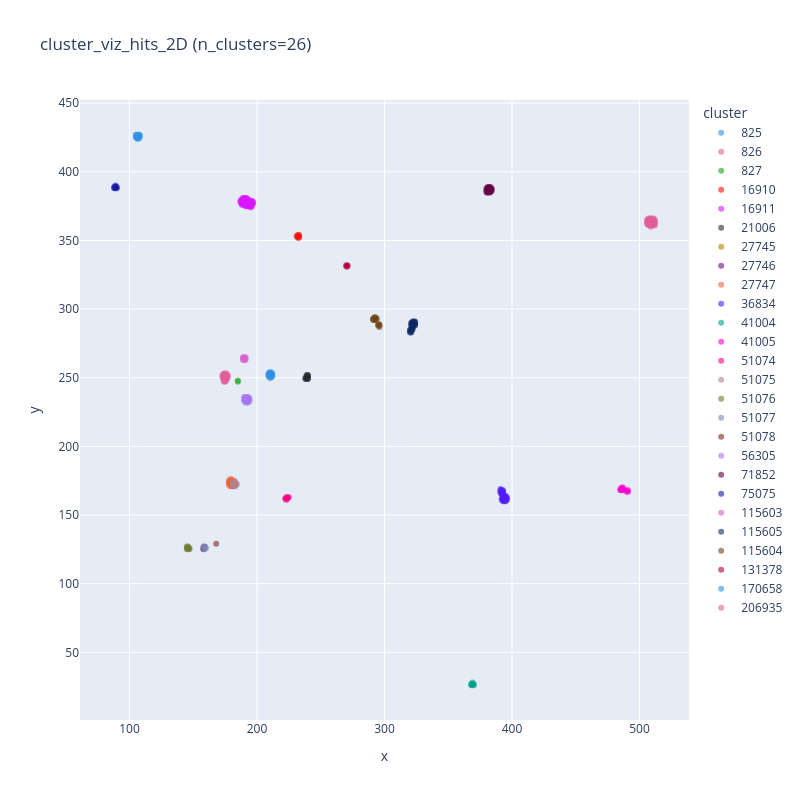
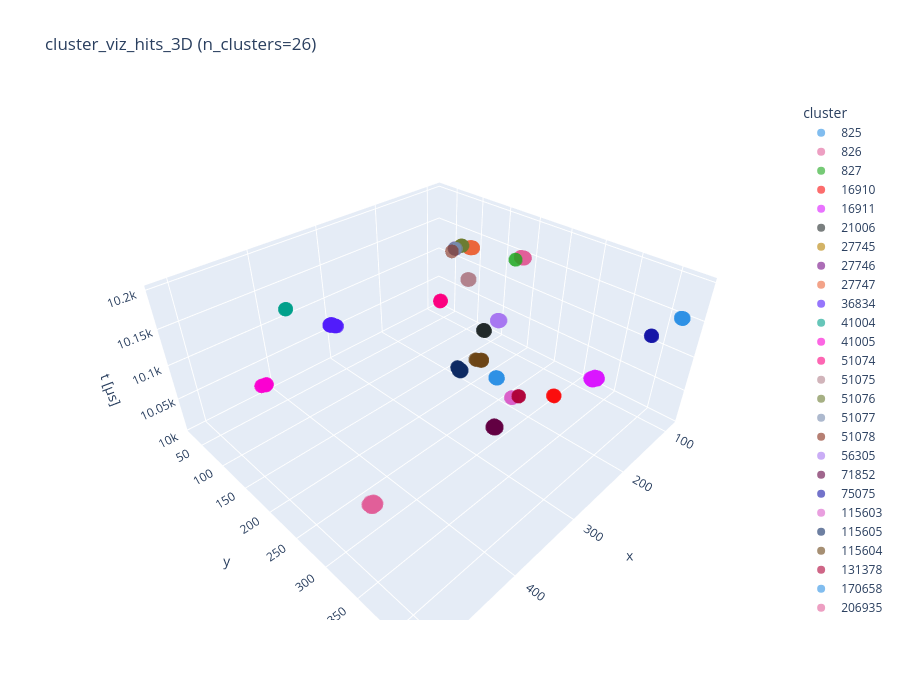

Write notebook code for charts like these, in order.
### Code cell
# detect cluster field and call visualize_clusters
# import numpy as np

print("neutrons fields:", neutrons.dtype.names)
print("hits fields:", hits.dtype.names)

if 'cluster_id' in neutrons.dtype.names:
    xplot = neutrons['x']
    yplot = neutrons['y']
    tplot = neutrons['tof'] if 'tof' in neutrons.dtype.names else (neutrons.get('timestamp', np.zeros(len(neutrons))))
    cluster_arr = neutrons['cluster_id']
    src = 'neutrons'
elif 'cluster_id' in hits.dtype.names:
    # use the sliced hit frame if available, otherwise all hits
    if 'slice_x' in globals() and len(slice_x) > 0:
        xplot = slice_x; yplot = slice_y; tplot = slice_t; cluster_arr = slice_cluster
    else:
        xplot = hits['x']; yplot = hits['y']; tplot = hits.get('timestamp', np.zeros(len(hits))); cluster_arr = hits['cluster_id']
    src = 'hits'
else:
    # fallback: assign one colour per neutron
    xplot = neutrons['x']; yplot = neutrons['y']
    tplot = neutrons['tof'] if 'tof' in neutrons.dtype.names else np.zeros(len(neutrons))
    cluster_arr = np.arange(len(neutrons))
    src = 'assigned index'

print(f"Using cluster IDs from: {src}; unique IDs: {np.unique(cluster_arr).size}")
out2d, out3d = visualize_clusters(xplot, yplot, tplot, cluster_arr,
                                  Pixel2mm=globals().get('Pixel2mm', 1),
                                  save_dir=globals().get('save_Fig_dir', '.'),
                                  prefix=f'cluster_viz_{src}')
print("Wrote:", out2d, out3d)

### Figure 1 — Plotly figure (JSON) as saved in the notebook; plotly's stock layout.template omitted (floating-point values rounded to 4 significant figures)
{"data": [{"hovertemplate": "cluster=825<br>x=%{x}<br>y=%{y}<extra></extra>", "legendgroup": "825", "marker": {"color": "#2E91E5", "opacity": 0.6, "symbol": "circle"}, "mode": "markers", "name": "825", "orientation": "v", "showlegend": true, "type": "scatter", "x": [211, 209, 212, 210, 209, 212, 210, 209, 212, 211, 211, 210, 210, 211, 211, 210], "xaxis": "x", "y": [254, 253, 253, 250, 251, 251, 254, 252, 252, 250, 253, 251, 253, 251, 252, 252], "yaxis": "y"}, {"hovertemplate": "cluster=826<br>x=%{x}<br>y=%{y}<extra></extra>", "legendgroup": "826", "marker": {"color": "#E15F99", "opacity": 0.6, "symbol": "circle"}, "mode": "markers", "name": "826", "orientation": "v", "showlegend": true, "type": "scatter", "x": [173, 174, 176, 173, 174, 177, 174, 173, 177, 175, 177, 174, 175, 176, 176, 174, 175, 176, 175, 174, 176, 174, 176, 175, 175, 175], "xaxis": "x", "y": [252, 253, 253, 250, 249, 250, 247, 251, 252, 253, 251, 250, 247, 252, 248, 252, 249, 249, 252, 248, 250, 251, 251, 248, 250, 251], "yaxis": "y"}, {"hovertemplate": "cluster=827<br>x=%{x}<br>y=%{y}<extra></extra>", "legendgroup": "827", "marker": {"color": "#1CA71C", "opacity": 0.6, "symbol": "circle"}, "mode": "markers", "name": "827", "orientation": "v", "showlegend": true, "type": "scatter", "x": [185, 185], "xaxis": "x", "y": [247, 248], "yaxis": "y"}, {"hovertemplate": "cluster=16910<br>x=%{x}<br>y=%{y}<extra></extra>", "legendgroup": "16910", "marker": {"color": "#FB0D0D", "opacity": 0.6, "symbol": "circle"}, "mode": "markers", "name": "16910", "orientation": "v", "showlegend": true, "type": "scatter", "x": [231, 233, 233, 232, 232, 233, 232], "xaxis": "x", "y": [353, 352, 354, 352, 354, 353, 353], "yaxis": "y"}, {"hovertemplate": "cluster=16911<br>x=%{x}<br>y=%{y}<extra></extra>", "legendgroup": "16911", "marker": {"color": "#DA16FF", "opacity": 0.6, "symbol": "circle"}, "mode": "markers", "name": "16911", "orientation": "v", "showlegend": true, "type": "scatter", "x": [197, 195, 193, 191, 188, 187, 197, 195, 193, 191, 189, 187, 196, 194, 192, 190, 189, 196, 194, 193, 190, 188, 196, 195, 193, 191, 188, 196, 194, 193, 191, 188, 196, 194, 193, 191, 189, 195, 192, 190, 188, 194, 192, 190, 189, 192, 190, 195, 189, 192, 190, 192, 195, 189, 191, 192, 191], "xaxis": "x", "y": [377, 374, 375, 375, 376, 379, 378, 379, 380, 381, 381, 378, 375, 375, 375, 376, 376, 379, 379, 379, 381, 380, 377, 375, 377, 376, 377, 378, 378, 378, 380, 379, 376, 377, 376, 377, 377, 378, 381, 380, 378, 376, 377, 377, 380, 380, 379, 377, 379, 376, 378, 379, 376, 378, 379, 378, 378], "yaxis": "y"}, {"hovertemplate": "cluster=21006<br>x=%{x}<br>y=%{y}<extra></extra>", "legendgroup": "21006", "marker": {"color": "#222A2A", "opacity": 0.6, "symbol": "circle"}, "mode": "markers", "name": "21006", "orientation": "v", "showlegend": true, "type": "scatter", "x": [239, 240, 238, 240, 238, 240, 239, 240, 239, 239], "xaxis": "x", "y": [252, 252, 249, 249, 250, 250, 251, 251, 249, 250], "yaxis": "y"}, {"hovertemplate": "cluster=27745<br>x=%{x}<br>y=%{y}<extra></extra>", "legendgroup": "27745", "marker": {"color": "#B68100", "opacity": 0.6, "symbol": "circle"}, "mode": "markers", "name": "27745", "orientation": "v", "showlegend": true, "type": "scatter", "x": [146, 146], "xaxis": "x", "y": [125, 126], "yaxis": "y"}, {"hovertemplate": "cluster=27746<br>x=%{x}<br>y=%{y}<extra></extra>", "legendgroup": "27746", "marker": {"color": "#750D86", "opacity": 0.6, "symbol": "circle"}, "mode": "markers", "name": "27746", "orientation": "v", "showlegend": true, "type": "scatter", "x": [159, 158, 158], "xaxis": "x", "y": [127, 125, 126], "yaxis": "y"}, {"hovertemplate": "cluster=27747<br>x=%{x}<br>y=%{y}<extra></extra>", "legendgroup": "27747", "marker": {"color": "#EB663B", "opacity": 0.6, "symbol": "circle"}, "mode": "markers", "name": "27747", "orientation": "v", "showlegend": true, "type": "scatter", "x": [183, 179, 180, 182, 178, 181, 179, 180, 182, 178, 180, 181, 182, 178, 181, 182, 178, 180, 182, 179, 180, 179, 180, 179, 181, 179, 181], "xaxis": "x", "y": [172, 176, 176, 171, 172, 175, 171, 171, 174, 173, 175, 171, 175, 174, 174, 172, 175, 172, 173, 172, 173, 173, 174, 174, 172, 175, 173], "yaxis": "y"}, {"hovertemplate": "cluster=36834<br>x=%{x}<br>y=%{y}<extra></extra>", "legendgroup": "36834", "marker": {"color": "#511CFB", "opacity": 0.6, "symbol": "circle"}, "mode": "markers", "name": "36834", "orientation": "v", "showlegend": true, "type": "scatter", "x": [393, 391, 394, 396, 393, 391, 395, 392, 396, 391, 395, 392, 391, 394, 392, 396, 392, 394, 393, 393, 395, 393, 395, 393, 395, 392, 393, 394, 392, 393, 394], "xaxis": "x", "y": [168, 169, 164, 163, 165, 166, 163, 161, 161, 168, 164, 168, 167, 160, 165, 162, 162, 163, 166, 160, 160, 167, 161, 161, 162, 166, 162, 161, 167, 163, 162], "yaxis": "y"}, {"hovertemplate": "cluster=41004<br>x=%{x}<br>y=%{y}<extra></extra>", "legendgroup": "41004", "marker": {"color": "#00A08B", "opacity": 0.6, "symbol": "circle"}, "mode": "markers", "name": "41004", "orientation": "v", "showlegend": true, "type": "scatter", "x": [369, 370, 368, 370, 368, 369, 369], "xaxis": "x", "y": [28, 26, 26, 27, 27, 26, 27], "yaxis": "y"}, {"hovertemplate": "cluster=41005<br>x=%{x}<br>y=%{y}<extra></extra>", "legendgroup": "41005", "marker": {"color": "#FB00D1", "opacity": 0.6, "symbol": "circle"}, "mode": "markers", "name": "41005", "orientation": "v", "showlegend": true, "type": "scatter", "x": [485, 490, 487, 490, 485, 486, 491, 491, 486, 486, 487, 487], "xaxis": "x", "y": [168, 168, 170, 167, 169, 168, 168, 167, 169, 170, 168, 169], "yaxis": "y"}, {"hovertemplate": "cluster=51074<br>x=%{x}<br>y=%{y}<extra></extra>", "legendgroup": "51074", "marker": {"color": "#FC0080", "opacity": 0.6, "symbol": "circle"}, "mode": "markers", "name": "51074", "orientation": "v", "showlegend": true, "type": "scatter", "x": [222, 224, 223, 224, 223, 225, 223], "xaxis": "x", "y": [162, 162, 163, 163, 161, 163, 162], "yaxis": "y"}, {"hovertemplate": "cluster=51075<br>x=%{x}<br>y=%{y}<extra></extra>", "legendgroup": "51075", "marker": {"color": "#B2828D", "opacity": 0.6, "symbol": "circle"}, "mode": "markers", "name": "51075", "orientation": "v", "showlegend": true, "type": "scatter", "x": [181, 182, 184, 183, 181, 184, 183, 182, 181, 183, 183, 182, 182], "xaxis": "x", "y": [174, 174, 172, 171, 172, 173, 174, 171, 173, 172, 173, 172, 173], "yaxis": "y"}, {"hovertemplate": "cluster=51076<br>x=%{x}<br>y=%{y}<extra></extra>", "legendgroup": "51076", "marker": {"color": "#6C7C32", "opacity": 0.6, "symbol": "circle"}, "mode": "markers", "name": "51076", "orientation": "v", "showlegend": true, "type": "scatter", "x": [147, 145, 147, 145, 146, 145], "xaxis": "x", "y": [125, 127, 126, 125, 127, 126], "yaxis": "y"}, {"hovertemplate": "cluster=51077<br>x=%{x}<br>y=%{y}<extra></extra>", "legendgroup": "51077", "marker": {"color": "#778AAE", "opacity": 0.6, "symbol": "circle"}, "mode": "markers", "name": "51077", "orientation": "v", "showlegend": true, "type": "scatter", "x": [158, 160, 159, 159], "xaxis": "x", "y": [127, 126, 125, 126], "yaxis": "y"}, {"hovertemplate": "cluster=51078<br>x=%{x}<br>y=%{y}<extra></extra>", "legendgroup": "51078", "marker": {"color": "#862A16", "opacity": 0.6, "symbol": "circle"}, "mode": "markers", "name": "51078", "orientation": "v", "showlegend": true, "type": "scatter", "x": [168], "xaxis": "x", "y": [129], "yaxis": "y"}, {"hovertemplate": "cluster=56305<br>x=%{x}<br>y=%{y}<extra></extra>", "legendgroup": "56305", "marker": {"color": "#A777F1", "opacity": 0.6, "symbol": "circle"}, "mode": "markers", "name": "56305", "orientation": "v", "showlegend": true, "type": "scatter", "x": [190, 193, 194, 190, 193, 194, 191, 192, 190, 192, 194, 190, 193, 191, 193, 191, 193, 191, 192, 191, 192, 192], "xaxis": "x", "y": [236, 236, 233, 233, 232, 234, 236, 236, 234, 232, 235, 235, 235, 232, 233, 233, 234, 234, 233, 235, 234, 235], "yaxis": "y"}, {"hovertemplate": "cluster=71852<br>x=%{x}<br>y=%{y}<extra></extra>", "legendgroup": "71852", "marker": {"color": "#620042", "opacity": 0.6, "symbol": "circle"}, "mode": "markers", "name": "71852", "orientation": "v", "showlegend": true, "type": "scatter", "x": [384, 383, 380, 383, 381, 384, 382, 381, 383, 381, 384, 383, 380, 383, 380, 382, 380, 382, 381, 382, 381, 382], "xaxis": "x", "y": [388, 385, 385, 389, 389, 387, 385, 385, 388, 388, 386, 387, 388, 386, 387, 389, 386, 388, 387, 387, 386, 386], "yaxis": "y"}, {"hovertemplate": "cluster=75075<br>x=%{x}<br>y=%{y}<extra></extra>", "legendgroup": "75075", "marker": {"color": "#1616A7", "opacity": 0.6, "symbol": "circle"}, "mode": "markers", "name": "75075", "orientation": "v", "showlegend": true, "type": "scatter", "x": [88, 90, 89, 90, 88, 89, 89], "xaxis": "x", "y": [388, 389, 390, 388, 389, 389, 388], "yaxis": "y"}, {"hovertemplate": "cluster=115603<br>x=%{x}<br>y=%{y}<extra></extra>", "legendgroup": "115603", "marker": {"color": "#DA60CA", "opacity": 0.6, "symbol": "circle"}, "mode": "markers", "name": "115603", "orientation": "v", "showlegend": true, "type": "scatter", "x": [191, 189, 191, 189, 191, 189, 190, 190, 190], "xaxis": "x", "y": [265, 265, 264, 263, 263, 264, 265, 264, 263], "yaxis": "y"}, {"hovertemplate": "cluster=115605<br>x=%{x}<br>y=%{y}<extra></extra>", "legendgroup": "115605", "marker": {"color": "#0D2A63", "opacity": 0.6, "symbol": "circle"}, "mode": "markers", "name": "115605", "orientation": "v", "showlegend": true, "type": "scatter", "x": [320, 324, 322, 322, 324, 321, 321, 322, 324, 324, 321, 322, 321, 323, 321, 323, 321, 322, 321, 322, 323, 320, 322, 320, 323], "xaxis": "x", "y": [283, 288, 285, 287, 291, 288, 290, 291, 289, 290, 285, 286, 286, 291, 284, 288, 289, 290, 283, 289, 290, 285, 288, 284, 289], "yaxis": "y"}, {"hovertemplate": "cluster=115604<br>x=%{x}<br>y=%{y}<extra></extra>", "legendgroup": "115604", "marker": {"color": "#6C4516", "opacity": 0.6, "symbol": "circle"}, "mode": "markers", "name": "115604", "orientation": "v", "showlegend": true, "type": "scatter", "x": [296, 295, 291, 292, 294, 296, 293, 291, 295, 293, 296, 293, 292, 292], "xaxis": "x", "y": [289, 288, 293, 294, 293, 288, 293, 292, 289, 294, 287, 292, 293, 292], "yaxis": "y"}, {"hovertemplate": "cluster=131378<br>x=%{x}<br>y=%{y}<extra></extra>", "legendgroup": "131378", "marker": {"color": "#AF0038", "opacity": 0.6, "symbol": "circle"}, "mode": "markers", "name": "131378", "orientation": "v", "showlegend": true, "type": "scatter", "x": [270, 270, 271, 271], "xaxis": "x", "y": [332, 331, 332, 331], "yaxis": "y"}, {"hovertemplate": "cluster=170658<br>x=%{x}<br>y=%{y}<extra></extra>", "legendgroup": "170658", "marker": {"color": "#2E91E5", "opacity": 0.6, "symbol": "circle"}, "mode": "markers", "name": "170658", "orientation": "v", "showlegend": true, "type": "scatter", "x": [108, 107, 105, 108, 107, 105, 108, 106, 105, 106, 106, 107, 107, 106], "xaxis": "x", "y": [425, 424, 425, 427, 427, 427, 426, 424, 426, 427, 425, 426, 425, 426], "yaxis": "y"}, {"hovertemplate": "cluster=206935<br>x=%{x}<br>y=%{y}<extra></extra>", "legendgroup": "206935", "marker": {"color": "#E15F99", "opacity": 0.6, "symbol": "circle"}, "mode": "markers", "name": "206935", "orientation": "v", "showlegend": true, "type": "scatter", "x": [512, 511, 509, 507, 512, 511, 508, 506, 508, 507, 511, 512, 508, 510, 506, 509, 511, 509, 510, 512, 506, 509, 511, 512, 508, 506, 511, 508, 507, 510, 508, 507, 510, 509, 507, 510, 509, 507, 510, 509], "xaxis": "x", "y": [361, 361, 360, 361, 365, 365, 365, 365, 366, 366, 366, 364, 361, 361, 364, 365, 364, 366, 366, 363, 363, 361, 363, 362, 364, 362, 362, 363, 365, 365, 362, 364, 364, 364, 363, 363, 363, 362, 362, 362], "yaxis": "y"}], "layout": {"height": 800, "legend": {"title": {"text": "cluster"}, "tracegroupgap": 0}, "title": {"text": "cluster_viz_hits_2D (n_clusters=26)"}, "width": 800, "xaxis": {"anchor": "y", "domain": [0, 1], "title": {"text": "x"}}, "yaxis": {"anchor": "x", "domain": [0, 1], "title": {"text": "y"}}}}

### Figure 2 — Plotly figure (JSON) as saved in the notebook; plotly's stock layout.template omitted (floating-point values rounded to 4 significant figures)
{"data": [{"hovertemplate": "cluster=825<br>x=%{x}<br>y=%{y}<br>t [μs]=%{z}<extra></extra>", "legendgroup": "825", "marker": {"color": "#2E91E5", "opacity": 0.6, "symbol": "circle"}, "mode": "markers", "name": "825", "scene": "scene", "showlegend": true, "type": "scatter3d", "x": [211, 209, 212, 210, 209, 212, 210, 209, 212, 211, 211, 210, 210, 211, 211, 210], "y": [254, 253, 253, 250, 251, 251, 254, 252, 252, 250, 253, 251, 253, 251, 252, 252], "z": [10040.0, 10040.0, 10040.0, 10040.0, 10040.0, 10040.0, 10040.0, 10040.0, 10040.0, 10040.0, 10040.0, 10040.0, 10040.0, 10040.0, 10040.0, 10040.0]}, {"hovertemplate": "cluster=826<br>x=%{x}<br>y=%{y}<br>t [μs]=%{z}<extra></extra>", "legendgroup": "826", "marker": {"color": "#E15F99", "opacity": 0.6, "symbol": "circle"}, "mode": "markers", "name": "826", "scene": "scene", "showlegend": true, "type": "scatter3d", "x": [173, 174, 176, 173, 174, 177, 174, 173, 177, 175, 177, 174, 175, 176, 176, 174, 175, 176, 175, 174, 176, 174, 176, 175, 175, 175], "y": [252, 253, 253, 250, 249, 250, 247, 251, 252, 253, 251, 250, 247, 252, 248, 252, 249, 249, 252, 248, 250, 251, 251, 248, 250, 251], "z": [10200.0, 10200.0, 10200.0, 10200.0, 10200.0, 10200.0, 10200.0, 10200.0, 10200.0, 10200.0, 10200.0, 10200.0, 10200.0, 10200.0, 10200.0, 10200.0, 10200.0, 10200.0, 10200.0, 10200.0, 10200.0, 10200.0, 10200.0, 10200.0, 10200.0, 10200.0]}, {"hovertemplate": "cluster=827<br>x=%{x}<br>y=%{y}<br>t [μs]=%{z}<extra></extra>", "legendgroup": "827", "marker": {"color": "#1CA71C", "opacity": 0.6, "symbol": "circle"}, "mode": "markers", "name": "827", "scene": "scene", "showlegend": true, "type": "scatter3d", "x": [185, 185], "y": [247, 248], "z": [10200.0, 10200.0]}, {"hovertemplate": "cluster=16910<br>x=%{x}<br>y=%{y}<br>t [μs]=%{z}<extra></extra>", "legendgroup": "16910", "marker": {"color": "#FB0D0D", "opacity": 0.6, "symbol": "circle"}, "mode": "markers", "name": "16910", "scene": "scene", "showlegend": true, "type": "scatter3d", "x": [231, 233, 233, 232, 232, 233, 232], "y": [353, 352, 354, 352, 354, 353, 353], "z": [10080.0, 10080.0, 10080.0, 10080.0, 10080.0, 10080.0, 10080.0]}, {"hovertemplate": "cluster=16911<br>x=%{x}<br>y=%{y}<br>t [μs]=%{z}<extra></extra>", "legendgroup": "16911", "marker": {"color": "#DA16FF", "opacity": 0.6, "symbol": "circle"}, "mode": "markers", "name": "16911", "scene": "scene", "showlegend": true, "type": "scatter3d", "x": [197, 195, 193, 191, 188, 187, 197, 195, 193, 191, 189, 187, 196, 194, 192, 190, 189, 196, 194, 193, 190, 188, 196, 195, 193, 191, 188, 196, 194, 193, 191, 188, 196, 194, 193, 191, 189, 195, 192, 190, 188, 194, 192, 190, 189, 192, 190, 195, 189, 192, 190, 192, 195, 189, 191, 192, 191], "y": [377, 374, 375, 375, 376, 379, 378, 379, 380, 381, 381, 378, 375, 375, 375, 376, 376, 379, 379, 379, 381, 380, 377, 375, 377, 376, 377, 378, 378, 378, 380, 379, 376, 377, 376, 377, 377, 378, 381, 380, 378, 376, 377, 377, 380, 380, 379, 377, 379, 376, 378, 379, 376, 378, 379, 378, 378], "z": [10100.0, 10100.0, 10100.0, 10100.0, 10100.0, 10100.0, 10100.0, 10100.0, 10100.0, 10100.0, 10100.0, 10100.0, 10100.0, 10100.0, 10100.0, 10100.0, 10100.0, 10100.0, 10100.0, 10100.0, 10100.0, 10100.0, 10100.0, 10100.0, 10100.0, 10100.0, 10100.0, 10100.0, 10100.0, 10100.0, 10100.0, 10100.0, 10100.0, 10100.0, 10100.0, 10100.0, 10100.0, 10100.0, 10100.0, 10100.0, 10100.0, 10100.0, 10100.0, 10100.0, 10100.0, 10100.0, 10100.0, 10100.0, 10100.0, 10100.0, 10100.0, 10100.0, 10100.0, 10100.0, 10100.0, 10100.0, 10100.0]}, {"hovertemplate": "cluster=21006<br>x=%{x}<br>y=%{y}<br>t [μs]=%{z}<extra></extra>", "legendgroup": "21006", "marker": {"color": "#222A2A", "opacity": 0.6, "symbol": "circle"}, "mode": "markers", "name": "21006", "scene": "scene", "showlegend": true, "type": "scatter3d", "x": [239, 240, 238, 240, 238, 240, 239, 240, 239, 239], "y": [252, 252, 249, 249, 250, 250, 251, 251, 249, 250], "z": [10130.0, 10130.0, 10130.0, 10130.0, 10130.0, 10130.0, 10130.0, 10130.0, 10130.0, 10130.0]}, {"hovertemplate": "cluster=27745<br>x=%{x}<br>y=%{y}<br>t [μs]=%{z}<extra></extra>", "legendgroup": "27745", "marker": {"color": "#B68100", "opacity": 0.6, "symbol": "circle"}, "mode": "markers", "name": "27745", "scene": "scene", "showlegend": true, "type": "scatter3d", "x": [146, 146], "y": [125, 126], "z": [10160.0, 10160.0]}, {"hovertemplate": "cluster=27746<br>x=%{x}<br>y=%{y}<br>t [μs]=%{z}<extra></extra>", "legendgroup": "27746", "marker": {"color": "#750D86", "opacity": 0.6, "symbol": "circle"}, "mode": "markers", "name": "27746", "scene": "scene", "showlegend": true, "type": "scatter3d", "x": [159, 158, 158], "y": [127, 125, 126], "z": [10160.0, 10160.0, 10160.0]}, {"hovertemplate": "cluster=27747<br>x=%{x}<br>y=%{y}<br>t [μs]=%{z}<extra></extra>", "legendgroup": "27747", "marker": {"color": "#EB663B", "opacity": 0.6, "symbol": "circle"}, "mode": "markers", "name": "27747", "scene": "scene", "showlegend": true, "type": "scatter3d", "x": [183, 179, 180, 182, 178, 181, 179, 180, 182, 178, 180, 181, 182, 178, 181, 182, 178, 180, 182, 179, 180, 179, 180, 179, 181, 179, 181], "y": [172, 176, 176, 171, 172, 175, 171, 171, 174, 173, 175, 171, 175, 174, 174, 172, 175, 172, 173, 172, 173, 173, 174, 174, 172, 175, 173], "z": [10190.0, 10190.0, 10190.0, 10190.0, 10190.0, 10190.0, 10190.0, 10190.0, 10190.0, 10190.0, 10190.0, 10190.0, 10190.0, 10190.0, 10190.0, 10190.0, 10190.0, 10190.0, 10190.0, 10190.0, 10190.0, 10190.0, 10190.0, 10190.0, 10190.0, 10190.0, 10190.0]}, {"hovertemplate": "cluster=36834<br>x=%{x}<br>y=%{y}<br>t [μs]=%{z}<extra></extra>", "legendgroup": "36834", "marker": {"color": "#511CFB", "opacity": 0.6, "symbol": "circle"}, "mode": "markers", "name": "36834", "scene": "scene", "showlegend": true, "type": "scatter3d", "x": [393, 391, 394, 396, 393, 391, 395, 392, 396, 391, 395, 392, 391, 394, 392, 396, 392, 394, 393, 393, 395, 393, 395, 393, 395, 392, 393, 394, 392, 393, 394], "y": [168, 169, 164, 163, 165, 166, 163, 161, 161, 168, 164, 168, 167, 160, 165, 162, 162, 163, 166, 160, 160, 167, 161, 161, 162, 166, 162, 161, 167, 163, 162], "z": [10160.0, 10160.0, 10160.0, 10160.0, 10160.0, 10160.0, 10160.0, 10160.0, 10160.0, 10160.0, 10160.0, 10160.0, 10160.0, 10160.0, 10160.0, 10160.0, 10160.0, 10160.0, 10160.0, 10160.0, 10160.0, 10160.0, 10160.0, 10160.0, 10160.0, 10160.0, 10160.0, 10160.0, 10160.0, 10160.0, 10160.0]}, {"hovertemplate": "cluster=41004<br>x=%{x}<br>y=%{y}<br>t [μs]=%{z}<extra></extra>", "legendgroup": "41004", "marker": {"color": "#00A08B", "opacity": 0.6, "symbol": "circle"}, "mode": "markers", "name": "41004", "scene": "scene", "showlegend": true, "type": "scatter3d", "x": [369, 370, 368, 370, 368, 369, 369], "y": [28, 26, 26, 27, 27, 26, 27], "z": [10120.0, 10120.0, 10120.0, 10120.0, 10120.0, 10120.0, 10120.0]}, {"hovertemplate": "cluster=41005<br>x=%{x}<br>y=%{y}<br>t [μs]=%{z}<extra></extra>", "legendgroup": "41005", "marker": {"color": "#FB00D1", "opacity": 0.6, "symbol": "circle"}, "mode": "markers", "name": "41005", "scene": "scene", "showlegend": true, "type": "scatter3d", "x": [485, 490, 487, 490, 485, 486, 491, 491, 486, 486, 487, 487], "y": [168, 168, 170, 167, 169, 168, 168, 167, 169, 170, 168, 169], "z": [10140.0, 10140.0, 10140.0, 10140.0, 10140.0, 10140.0, 10140.0, 10140.0, 10140.0, 10140.0, 10140.0, 10140.0]}, {"hovertemplate": "cluster=51074<br>x=%{x}<br>y=%{y}<br>t [μs]=%{z}<extra></extra>", "legendgroup": "51074", "marker": {"color": "#FC0080", "opacity": 0.6, "symbol": "circle"}, "mode": "markers", "name": "51074", "scene": "scene", "showlegend": true, "type": "scatter3d", "x": [222, 224, 223, 224, 223, 225, 223], "y": [162, 162, 163, 163, 161, 163, 162], "z": [10120.0, 10120.0, 10120.0, 10120.0, 10120.0, 10120.0, 10120.0]}, {"hovertemplate": "cluster=51075<br>x=%{x}<br>y=%{y}<br>t [μs]=%{z}<extra></extra>", "legendgroup": "51075", "marker": {"color": "#B2828D", "opacity": 0.6, "symbol": "circle"}, "mode": "markers", "name": "51075", "scene": "scene", "showlegend": true, "type": "scatter3d", "x": [181, 182, 184, 183, 181, 184, 183, 182, 181, 183, 183, 182, 182], "y": [174, 174, 172, 171, 172, 173, 174, 171, 173, 172, 173, 172, 173], "z": [10140.0, 10140.0, 10140.0, 10140.0, 10140.0, 10140.0, 10140.0, 10140.0, 10140.0, 10140.0, 10140.0, 10140.0, 10140.0]}, {"hovertemplate": "cluster=51076<br>x=%{x}<br>y=%{y}<br>t [μs]=%{z}<extra></extra>", "legendgroup": "51076", "marker": {"color": "#6C7C32", "opacity": 0.6, "symbol": "circle"}, "mode": "markers", "name": "51076", "scene": "scene", "showlegend": true, "type": "scatter3d", "x": [147, 145, 147, 145, 146, 145], "y": [125, 127, 126, 125, 127, 126], "z": [10160.0, 10160.0, 10160.0, 10160.0, 10160.0, 10160.0]}, {"hovertemplate": "cluster=51077<br>x=%{x}<br>y=%{y}<br>t [μs]=%{z}<extra></extra>", "legendgroup": "51077", "marker": {"color": "#778AAE", "opacity": 0.6, "symbol": "circle"}, "mode": "markers", "name": "51077", "scene": "scene", "showlegend": true, "type": "scatter3d", "x": [158, 160, 159, 159], "y": [127, 126, 125, 126], "z": [10160.0, 10160.0, 10160.0, 10160.0]}, {"hovertemplate": "cluster=51078<br>x=%{x}<br>y=%{y}<br>t [μs]=%{z}<extra></extra>", "legendgroup": "51078", "marker": {"color": "#862A16", "opacity": 0.6, "symbol": "circle"}, "mode": "markers", "name": "51078", "scene": "scene", "showlegend": true, "type": "scatter3d", "x": [168], "y": [129], "z": [10160.0]}, {"hovertemplate": "cluster=56305<br>x=%{x}<br>y=%{y}<br>t [μs]=%{z}<extra></extra>", "legendgroup": "56305", "marker": {"color": "#A777F1", "opacity": 0.6, "symbol": "circle"}, "mode": "markers", "name": "56305", "scene": "scene", "showlegend": true, "type": "scatter3d", "x": [190, 193, 194, 190, 193, 194, 191, 192, 190, 192, 194, 190, 193, 191, 193, 191, 193, 191, 192, 191, 192, 192], "y": [236, 236, 233, 233, 232, 234, 236, 236, 234, 232, 235, 235, 235, 232, 233, 233, 234, 234, 233, 235, 234, 235], "z": [10110.0, 10110.0, 10110.0, 10110.0, 10110.0, 10110.0, 10110.0, 10110.0, 10110.0, 10110.0, 10110.0, 10110.0, 10110.0, 10110.0, 10110.0, 10110.0, 10110.0, 10110.0, 10110.0, 10110.0, 10110.0, 10110.0]}, {"hovertemplate": "cluster=71852<br>x=%{x}<br>y=%{y}<br>t [μs]=%{z}<extra></extra>", "legendgroup": "71852", "marker": {"color": "#620042", "opacity": 0.6, "symbol": "circle"}, "mode": "markers", "name": "71852", "scene": "scene", "showlegend": true, "type": "scatter3d", "x": [384, 383, 380, 383, 381, 384, 382, 381, 383, 381, 384, 383, 380, 383, 380, 382, 380, 382, 381, 382, 381, 382], "y": [388, 385, 385, 389, 389, 387, 385, 385, 388, 388, 386, 387, 388, 386, 387, 389, 386, 388, 387, 387, 386, 386], "z": [10150.0, 10150.0, 10150.0, 10150.0, 10150.0, 10150.0, 10150.0, 10150.0, 10150.0, 10150.0, 10150.0, 10150.0, 10150.0, 10150.0, 10150.0, 10150.0, 10150.0, 10150.0, 10150.0, 10150.0, 10150.0, 10150.0]}, {"hovertemplate": "cluster=75075<br>x=%{x}<br>y=%{y}<br>t [μs]=%{z}<extra></extra>", "legendgroup": "75075", "marker": {"color": "#1616A7", "opacity": 0.6, "symbol": "circle"}, "mode": "markers", "name": "75075", "scene": "scene", "showlegend": true, "type": "scatter3d", "x": [88, 90, 89, 90, 88, 89, 89], "y": [388, 389, 390, 388, 389, 389, 388], "z": [10110.0, 10110.0, 10110.0, 10110.0, 10110.0, 10110.0, 10110.0]}, {"hovertemplate": "cluster=115603<br>x=%{x}<br>y=%{y}<br>t [μs]=%{z}<extra></extra>", "legendgroup": "115603", "marker": {"color": "#DA60CA", "opacity": 0.6, "symbol": "circle"}, "mode": "markers", "name": "115603", "scene": "scene", "showlegend": true, "type": "scatter3d", "x": [191, 189, 191, 189, 191, 189, 190, 190, 190], "y": [265, 265, 264, 263, 263, 264, 265, 264, 263], "z": [10000.0, 10000.0, 10000.0, 10000.0, 10000.0, 10000.0, 10000.0, 10000.0, 10000.0]}, {"hovertemplate": "cluster=115605<br>x=%{x}<br>y=%{y}<br>t [μs]=%{z}<extra></extra>", "legendgroup": "115605", "marker": {"color": "#0D2A63", "opacity": 0.6, "symbol": "circle"}, "mode": "markers", "name": "115605", "scene": "scene", "showlegend": true, "type": "scatter3d", "x": [320, 324, 322, 322, 324, 321, 321, 322, 324, 324, 321, 322, 321, 323, 321, 323, 321, 322, 321, 322, 323, 320, 322, 320, 323], "y": [283, 288, 285, 287, 291, 288, 290, 291, 289, 290, 285, 286, 286, 291, 284, 288, 289, 290, 283, 289, 290, 285, 288, 284, 289], "z": [10130.0, 10130.0, 10130.0, 10130.0, 10130.0, 10130.0, 10130.0, 10130.0, 10130.0, 10130.0, 10130.0, 10130.0, 10130.0, 10130.0, 10130.0, 10130.0, 10130.0, 10130.0, 10130.0, 10130.0, 10130.0, 10130.0, 10130.0, 10130.0, 10130.0]}, {"hovertemplate": "cluster=115604<br>x=%{x}<br>y=%{y}<br>t [μs]=%{z}<extra></extra>", "legendgroup": "115604", "marker": {"color": "#6C4516", "opacity": 0.6, "symbol": "circle"}, "mode": "markers", "name": "115604", "scene": "scene", "showlegend": true, "type": "scatter3d", "x": [296, 295, 291, 292, 294, 296, 293, 291, 295, 293, 296, 293, 292, 292], "y": [289, 288, 293, 294, 293, 288, 293, 292, 289, 294, 287, 292, 293, 292], "z": [10130.0, 10130.0, 10130.0, 10130.0, 10130.0, 10130.0, 10130.0, 10130.0, 10130.0, 10130.0, 10130.0, 10130.0, 10130.0, 10130.0]}, {"hovertemplate": "cluster=131378<br>x=%{x}<br>y=%{y}<br>t [μs]=%{z}<extra></extra>", "legendgroup": "131378", "marker": {"color": "#AF0038", "opacity": 0.6, "symbol": "circle"}, "mode": "markers", "name": "131378", "scene": "scene", "showlegend": true, "type": "scatter3d", "x": [270, 270, 271, 271], "y": [332, 331, 332, 331], "z": [10090.0, 10090.0, 10090.0, 10090.0]}, {"hovertemplate": "cluster=170658<br>x=%{x}<br>y=%{y}<br>t [μs]=%{z}<extra></extra>", "legendgroup": "170658", "marker": {"color": "#2E91E5", "opacity": 0.6, "symbol": "circle"}, "mode": "markers", "name": "170658", "scene": "scene", "showlegend": true, "type": "scatter3d", "x": [108, 107, 105, 108, 107, 105, 108, 106, 105, 106, 106, 107, 107, 106], "y": [425, 424, 425, 427, 427, 427, 426, 424, 426, 427, 425, 426, 425, 426], "z": [10160.0, 10160.0, 10160.0, 10160.0, 10160.0, 10160.0, 10160.0, 10160.0, 10160.0, 10160.0, 10160.0, 10160.0, 10160.0, 10160.0]}, {"hovertemplate": "cluster=206935<br>x=%{x}<br>y=%{y}<br>t [μs]=%{z}<extra></extra>", "legendgroup": "206935", "marker": {"color": "#E15F99", "opacity": 0.6, "symbol": "circle"}, "mode": "markers", "name": "206935", "scene": "scene", "showlegend": true, "type": "scatter3d", "x": [512, 511, 509, 507, 512, 511, 508, 506, 508, 507, 511, 512, 508, 510, 506, 509, 511, 509, 510, 512, 506, 509, 511, 512, 508, 506, 511, 508, 507, 510, 508, 507, 510, 509, 507, 510, 509, 507, 510, 509], "y": [361, 361, 360, 361, 365, 365, 365, 365, 366, 366, 366, 364, 361, 361, 364, 365, 364, 366, 366, 363, 363, 361, 363, 362, 364, 362, 362, 363, 365, 365, 362, 364, 364, 364, 363, 363, 363, 362, 362, 362], "z": [10130.0, 10130.0, 10130.0, 10130.0, 10130.0, 10130.0, 10130.0, 10130.0, 10130.0, 10130.0, 10130.0, 10130.0, 10130.0, 10130.0, 10130.0, 10130.0, 10130.0, 10130.0, 10130.0, 10130.0, 10130.0, 10130.0, 10130.0, 10130.0, 10130.0, 10130.0, 10130.0, 10130.0, 10130.0, 10130.0, 10130.0, 10130.0, 10130.0, 10130.0, 10130.0, 10130.0, 10130.0, 10130.0, 10130.0, 10130.0]}], "layout": {"height": 700, "legend": {"title": {"text": "cluster"}, "tracegroupgap": 0}, "scene": {"domain": {"x": [0, 1], "y": [0, 1]}, "xaxis": {"title": {"text": "x"}}, "yaxis": {"title": {"text": "y"}}, "zaxis": {"title": {"text": "t [μs]"}}}, "title": {"text": "cluster_viz_hits_3D (n_clusters=26)"}, "width": 900}}
